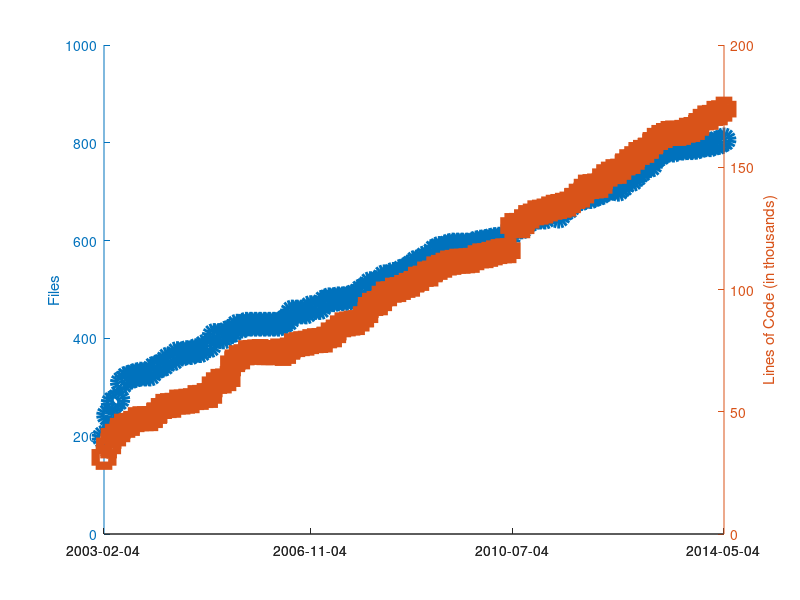

Reproduce this figure in MATLAB.
clear all
clf
hold on

% These data were gathered using version 1.60 of the CLOC perl script:
% http://sourceforge.net/projects/cloc/files/cloc/v1.60/cloc-1.60.pl/download
%
% Lines of code are counted from include/*/*.h and src/*/*.C.
%
% The basic idea (which should be scripted) is to run:
% git checkout `git rev-list -n 1 --before="$my_date" master`
% cloc.pl src/*/*.C include/*/*.h
%
% The output looks like:
%      799 text files.
%      799 unique files.
%        0 files ignored.
%
% http://cloc.sourceforge.net v 1.60  T=3.43 s (233.1 files/s, 91171.7 lines/s)
% -------------------------------------------------------------------------------
% Language                     files          blank        comment           code
% -------------------------------------------------------------------------------
% C++                            416          43101          34649         135725
% C/C++ Header                   383          20283          42494          36260
% -------------------------------------------------------------------------------
% SUM:                           799          63384          77143         171985
% -------------------------------------------------------------------------------
%
% I only gathered the sum of code lines and the number of files, but
% clearly other data is available.
%
% For versions in SVN, the command to update to the version at a particular date is:
% svn update -r {2011-12-04}

% Date, Num Files, Num Lines
data = {
% 2003 - All data from archived svn repo
    % '2003-01-10', 158, 29088 % SVN revision 4 - this is the first revision with trunk/libmesh
    % '2003-01-20', 184, 28937 % SVN revision 11
    % '2003-01-24', 198, 31158 % SVN revision 23
    '2003-02-04', 198, 31344 % SVN revision 47
    '2003-03-04', 243, 36036
    '2003-04-04', 269, 39946
    '2003-05-04', 275, 40941
    '2003-06-04', 310, 44090
    '2003-07-04', 319, 44445
    '2003-08-04', 322, 45225
    '2003-09-04', 325, 46762
    '2003-10-04', 327, 47151
    '2003-11-04', 327, 47152 % Up to now, all the include files were in the same directory
    '2003-12-04', 327, 47184
% 2004 - All data from archived svn repo
    '2004-01-04', 339, 48437
    '2004-02-04', 343, 50455
    '2004-03-04', 347, 52198
    '2004-04-04', 358, 52515
    '2004-05-04', 358, 52653
    '2004-06-04', 369, 53953
    '2004-07-04', 368, 53981
    '2004-08-04', 371, 54316
    '2004-09-04', 371, 54510
    '2004-10-04', 375, 55785
    '2004-11-04', 375, 55880
    '2004-12-04', 384, 56612
% 2005 - All data from archived svn repo
    '2005-01-04', 385, 56674
    '2005-02-04', 406, 61034
    '2005-03-04', 406, 62423
    '2005-04-04', 403, 62595
    '2005-05-04', 412, 63540
    '2005-06-04', 416, 69619
    '2005-07-04', 425, 72092
    '2005-08-04', 425, 72445
    '2005-09-04', 429, 74148
    '2005-10-04', 429, 74263
    '2005-11-04', 429, 74486
    '2005-12-04', 429, 74629
% 2006 - All data from archived svn repo
    '2006-01-04', 429, 74161
    '2006-02-04', 429, 74165
    '2006-03-04', 429, 74170
    '2006-04-04', 429, 74864
    '2006-05-04', 433, 73847
    '2006-06-04', 438, 74681
    '2006-07-04', 454, 76954
    '2006-08-04', 454, 77464
    '2006-09-04', 454, 77843
    '2006-10-04', 454, 78051
    '2006-11-04', 463, 78683
    '2006-12-04', 463, 79057
% 2007 - All data from archived svn repo
    '2007-01-04', 463, 79149
    '2007-02-04', 475, 79344
    '2007-03-04', 479, 81416
    '2007-04-04', 479, 81468
    '2007-05-04', 481, 84312
    '2007-06-04', 481, 85565
    '2007-07-04', 482, 85924
    '2007-08-04', 485, 86248
    '2007-09-04', 487, 86481
    '2007-10-04', 497, 87926
    '2007-11-04', 502, 89687
    '2007-12-04', 512, 93523
% 2008 - All data from archived svn repo
    '2008-01-04', 512, 94263
    '2008-02-04', 515, 94557
    '2008-03-04', 526, 98127
    '2008-04-04', 526, 98256
    '2008-05-04', 531, 99715
    '2008-06-04', 531, 99963
    '2008-07-04', 538, 100839
    '2008-08-04', 542, 101682
    '2008-09-04', 548, 102163
    '2008-10-04', 556, 104185
    '2008-11-04', 558, 104535
    '2008-12-04', 565, 106318
% 2009 - All data from archived svn repo
    '2009-01-04', 565, 106340
    '2009-02-04', 579, 108431
    '2009-03-04', 584, 109050
    '2009-04-04', 584, 109922
    '2009-05-04', 589, 110821
    '2009-06-04', 591, 111094
    '2009-07-04', 591, 111571
    '2009-08-04', 591, 111555
    '2009-09-04', 591, 111746
    '2009-10-04', 591, 111920
    '2009-11-04', 595, 112993
    '2009-12-04', 597, 113744
% 2010 - All data from archived svn repo
    '2010-01-04', 598, 113840
    '2010-02-04', 600, 114378
    '2010-03-04', 602, 114981
    '2010-04-04', 603, 115509
    '2010-05-04', 603, 115821
    '2010-06-04', 603, 115875
    '2010-07-04', 627, 126159
    '2010-08-04', 627, 126217
    '2010-09-04', 628, 126078
    '2010-10-04', 642, 129417
    '2010-11-04', 643, 130045
    '2010-12-04', 648, 131363
% 2011 - All data from archived svn repo
    '2011-01-04', 648, 131644
    '2011-02-04', 648, 132105
    '2011-03-04', 658, 132950
    '2011-04-04', 661, 133643
    '2011-05-04', 650, 133958
    '2011-06-04', 662, 134447
    '2011-07-04', 667, 134938
    '2011-08-04', 679, 136338
    '2011-09-04', 684, 138165
    '2011-10-04', 686, 138627
    '2011-11-04', 690, 141876
    '2011-12-04', 690, 142096
% 2012
    '2012-01-04', 694, 142345
    '2012-02-04', 697, 142585
    '2012-03-04', 703, 146127
    '2012-04-04', 706, 147191
    '2012-05-04', 708, 148202
    '2012-06-04', 705, 148334
    '2012-07-04', 713, 150066
    '2012-08-04', 727, 152269
    '2012-09-04', 725, 152381
    '2012-10-04', 734, 155213 % cloc reports 1092 and 1094 files for Oct/Nov, Don't know what happened...
    '2012-11-04', 743, 156082 % We moved from libmesh/src to src around here so maybe that caused it?
    '2012-12-04', 752, 156903
% 2013
    '2013-01-04', 754, 158689
    '2013-02-04', 770, 161001
    '2013-03-04', 776, 162189
    '2013-04-04', 783, 162986
    '2013-05-04', 785, 163808
    '2013-06-04', 785, 164022
    '2013-07-04', 789, 163854
    '2013-08-04', 789, 164269
    '2013-09-04', 790, 165129
    '2013-10-04', 790, 165447
    '2013-11-04', 791, 166287
    '2013-12-04', 794, 168772
% 2014
    '2014-01-04', 796, 170174
    '2014-02-04', 796, 170395
    '2014-03-04', 799, 172037
    '2014-04-04', 801, 172262
    '2014-05-04', 806, 173772
       };

% length works like you would expect it to for cell arrays.
N=length(data);

% Can't plot string data automatically?
x=linspace(1,N,N);

% Only way to set linestyles with plotyy is after the fact, apparently.
% plotyy returns the axis handle first, followed by the two plot handles.
[haxis, h1, h2] = plotyy(x, [data{:,2}], x, [data{:,3}] ./ 1000);

% Label the axes
ylabel (haxis(1), 'Files');
ylabel (haxis(2), 'Lines of Code (in thousands)');

% Make thick lines - this looks better in PDF
set([h1, h2], 'linewidth', 6);

% Turn on markers
set(h1, 'marker', 'o');
set(h2, 'marker', 's');

% Use bigger markers
set([h1, h2], 'markersize', 12);

% Make dashed line?  Aquaterm doesn't seem to properly display this, but it
% does work in the PDF!
set(h1, 'linestyle', '--');

% Set the xticks and labels so that it shows dates instead of numbers.
xticksat = [1 ceil(N/3) floor(2*N/3) N];
set(haxis, 'xtick', xticksat);

for i=1:length(xticksat)
  xtlabels{i} = data{xticksat(i), 1};
end
set(haxis, 'xticklabel', xtlabels);

% Set some "paper" variables.  None of these seem to have any effect?
% set (gcf, "paperposition", [0.25, 0.25, 10.75, 8.25]);
% set (gcf, "papersize", [11, 8.5]);
% set (gcf, "paperorientation", 'landscape');

% Make a PDF of this plot.  I had to mess with setting the size
% manually through the print command, otherwise the right-hand axis
% was cut off.  I just picked 1920x1080 at random and it seemed to
% work...
print('-dpdf', '-S1920,1080', 'cloc_libmesh.pdf', '-FHelvetica:20');
